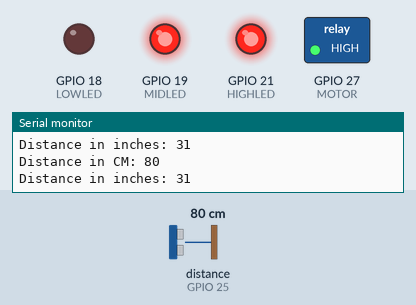
This sketch was run on a simulated ESP32. Shown: switched loads named in the sketch (green lamp = pin HIGH), output pins drawn as LEDs (lit = HIGH), the last lines printed to the serial monitor. Wiring (from diagram.json): ultrasonic range finder: trigger GPIO 26; echo GPIO 25. The test bench sets the inputs (shaded band); at power-on: distance to the obstacle (sensor on GPIO 25) 80 cm. The echo pulse lasts 58.3 µs per cm; pins used as bus, display or sensor lines are not drawn.

Above: at 1.8 s.
1.9 s: distance to the obstacle (sensor on GPIO 25) set to 197 cm
3.4 s: distance to the obstacle (sensor on GPIO 25) set to 202 cm
At 5.0 s:
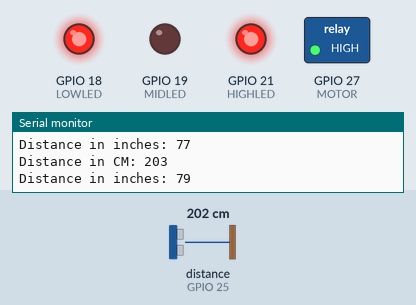
5.5 s: distance to the obstacle (sensor on GPIO 25) set to 104 cm
7.2 s: distance to the obstacle (sensor on GPIO 25) set to 96 cm
At 9.2 s:
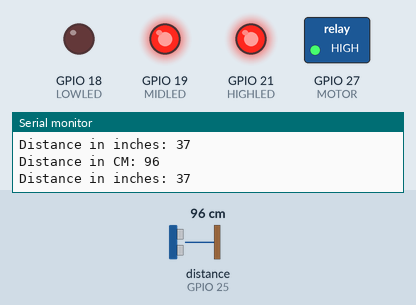
9.5 s: distance to the obstacle (sensor on GPIO 25) set to 250 cm
At 10.4 s:
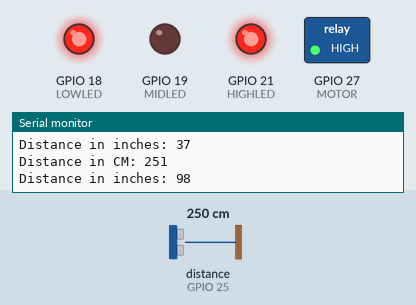
Timing chart, 0 to 12.5 s (numbered marks = the images above; inputs shaded):
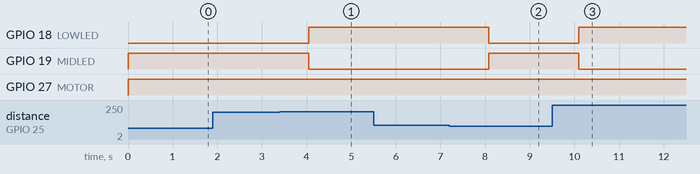

The sketch:

ESP32_NTP_Example.ino
```cpp
#define PIN_TRIG 26
#define PIN_ECHO 25
#define LOWLED   18
#define MIDLED   19
#define HIGHLED  21
#define MOTOR    27

unsigned int level = 0;

void setup() {

  pinMode(LOWLED,OUTPUT);
  pinMode(MIDLED,OUTPUT);
  pinMode(HIGHLED,OUTPUT);
  pinMode(MOTOR,OUTPUT);
  digitalWrite(LOWLED,HIGH);
  digitalWrite(MIDLED,HIGH);
  digitalWrite(HIGHLED,HIGH);
  digitalWrite(MOTOR,LOW);

  Serial.begin(115200);
  pinMode(PIN_TRIG, OUTPUT);
  pinMode(PIN_ECHO, INPUT);
}

void loop() {
  // Start a new measurement:
  digitalWrite(PIN_TRIG, HIGH);
  delayMicroseconds(10);
  digitalWrite(PIN_TRIG, LOW);

  // Read the result:
  int duration = pulseIn(PIN_ECHO, HIGH);
  Serial.print("Distance in CM: ");
  Serial.println(duration / 58);
  Serial.print("Distance in inches: ");
  Serial.println(duration / 148);

  level = duration / 58;

  if (level < 100)
  {

        digitalWrite(LOWLED,LOW);
        digitalWrite(MOTOR,HIGH);
        digitalWrite(HIGHLED,HIGH);
        digitalWrite(MIDLED,HIGH);

  }
  else if ((level > 200) && (level <400))
  {
        digitalWrite(LOWLED,HIGH);
        digitalWrite(HIGHLED,HIGH);
        digitalWrite(MIDLED,LOW);

  }
  else if (level >= 400 )
  {
        digitalWrite(HIGHLED,LOW);
        digitalWrite(MIDLED,HIGH);
        digitalWrite(LOWLED,HIGH);
        digitalWrite(MOTOR,LOW);

  }
  delay(1000);
}
```

Measured:
- the behaviour switches between 199 and 200 cm on distance to the obstacle (sensor on GPIO 25) (found by bisection; images 0 and 1)
- the behaviour switches between 100 and 99 cm on distance to the obstacle (sensor on GPIO 25) (found by bisection; images 1 and 2)
- after the input at 3.4 s, GPIO 18 (LOWLED): LOW → HIGH after 0.65 s; GPIO 19 (MIDLED): HIGH → LOW after 0.65 s
- after the input at 7.2 s, GPIO 18 (LOWLED): HIGH → LOW after 0.88 s; GPIO 19 (MIDLED): LOW → HIGH after 0.88 s
- after the input at 9.5 s, GPIO 18 (LOWLED): LOW → HIGH after 0.60 s; GPIO 19 (MIDLED): HIGH → LOW after 0.60 s
